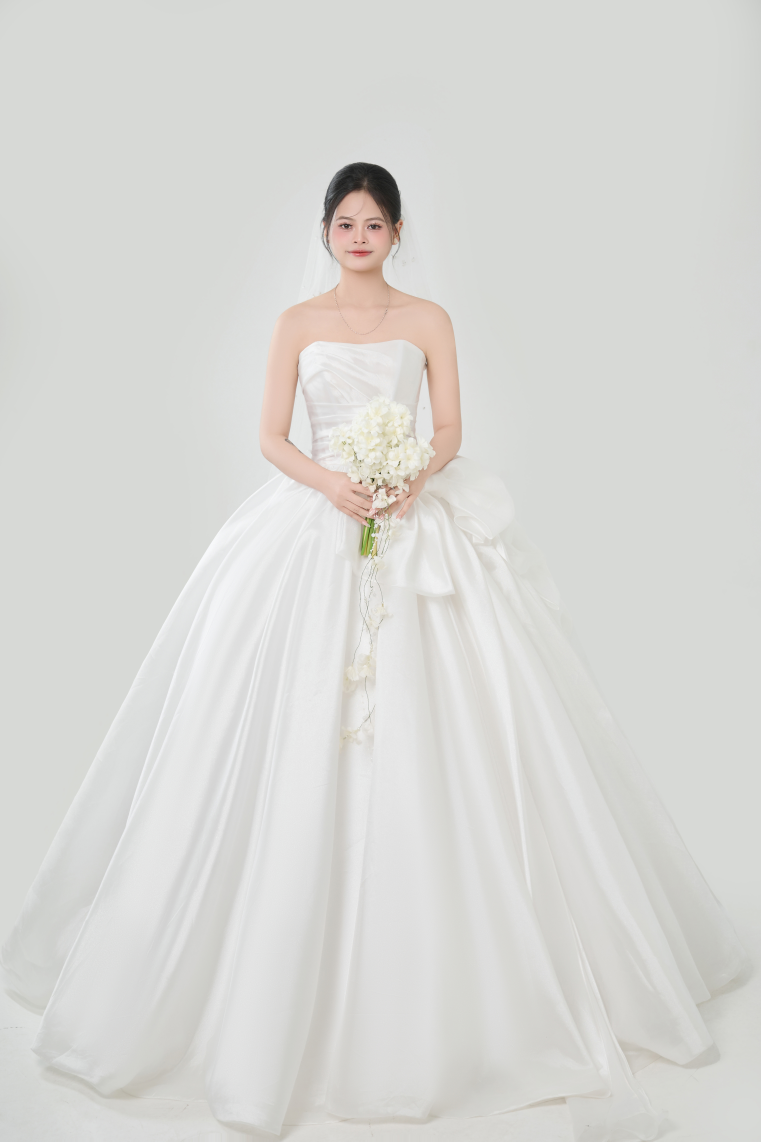
#> input picture images/gallery-full/DSC_2887.jpg, 3805 x 5707 px (shown at 1/5 size); its folder holds 4 pictures in this run
$ python generate_thumbs.py
#> lines starting #> are read from the running program, lines starting #| are printed output that depends on the picture
"""
Two-tier strategy:
- images/gallery-full/   : ảnh GỐC nguyên bản (cho lightbox xem chi tiết)
- images/gallery/        : ảnh THUMB 800px (cho grid lướt nhanh)
"""
from PIL import Image
import os, shutil, pathlib, time

SRC_DIR  = pathlib.Path("images/gallery")
FULL_DIR = pathlib.Path("images/gallery-full")
THUMB_MAX = 800     # max dimension for thumbnail
THUMB_Q   = 90      # JPEG quality for thumbnail

# Step 1: Backup originals to gallery-full/
print("=== STEP 1: Backup ảnh gốc → images/gallery-full/ ===")
FULL_DIR.mkdir(exist_ok=True)
files = sorted(SRC_DIR.glob("DSC_*.jpg"))
print(f"Tìm thấy {len(files)} ảnh gốc")

for f in files:
    dst = FULL_DIR / f.name
    if not dst.exists():
        shutil.copy2(f, dst)

orig_total = sum(p.stat().st_size for p in FULL_DIR.glob("*.jpg"))
print(f"✓ Đã copy. Tổng dung lượng gốc: {orig_total/1024/1024:.1f} MB\n")

# Step 2: Resize originals → thumbnails in gallery/
print("=== STEP 2: Sinh thumbnail trong images/gallery/ ===")
t0 = time.time()
for i, f in enumerate(files, 1):
    img = Image.open(FULL_DIR / f.name)  # đọc từ backup (chắc chắn là gốc)
#> img is the input picture: PIL image 3805x5707 RGB; mean R, G, B 216.2, 216.2, 213
    w, h = img.size
#> w = 3805; h = 5707
    if w > h:
        new_w = min(THUMB_MAX, w); new_h = int(h * new_w / w)
    else:
        new_h = min(THUMB_MAX, h); new_w = int(w * new_h / h)
#> after `new_h = min(THUMB_MAX, h)`: new_h = 800
#> after `new_w = int(w * new_h / h)`: new_w = 533
    img.thumbnail((new_w, new_h), Image.Resampling.LANCZOS)
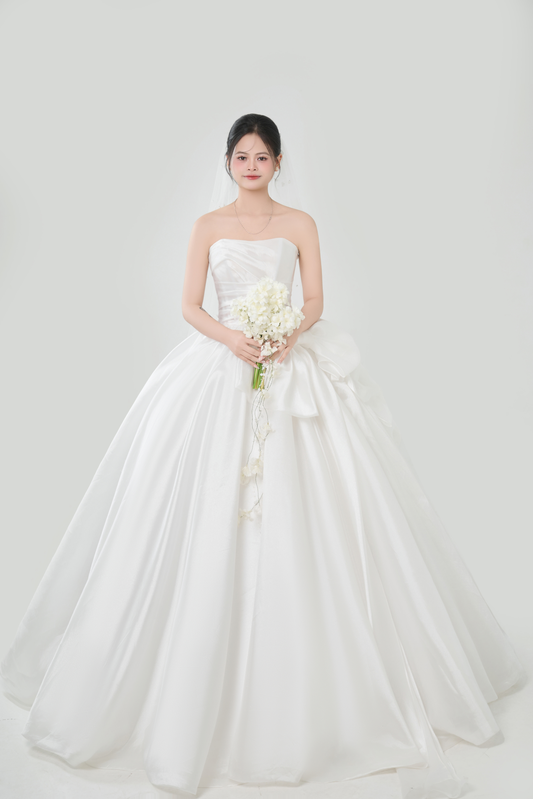
#> img: PIL image 533x799 RGB; mean R, G, B 216.2, 216.1, 213
    img = img.convert("RGB")
    img.save(f, "JPEG", quality=THUMB_Q, optimize=True, progressive=True)
    print(f"  [{i:2}/{len(files)}] {f.name:20}  →  {img.size[0]}x{img.size[1]}  {f.stat().st_size/1024:.0f} KB")
#|   [ 1/1] DSC_2887.jpg          →  533x799  29 KB

thumb_total = sum(p.stat().st_size for p in SRC_DIR.glob("DSC_*.jpg"))
elapsed = time.time() - t0

print(f"\n✓ Xong sau {elapsed:.1f}s")
print(f"\n=== TỔNG KẾT ===")
print(f"Ảnh gốc:    {orig_total/1024/1024:>7.1f} MB  (40 file ở gallery-full/)")
print(f"Thumbnail:  {thumb_total/1024/1024:>7.1f} MB  (40 file ở gallery/)")
print(f"Giảm:       {(1 - thumb_total/orig_total)*100:.1f}%")

$ run again, on images/gallery-full/DSC_2989.jpg
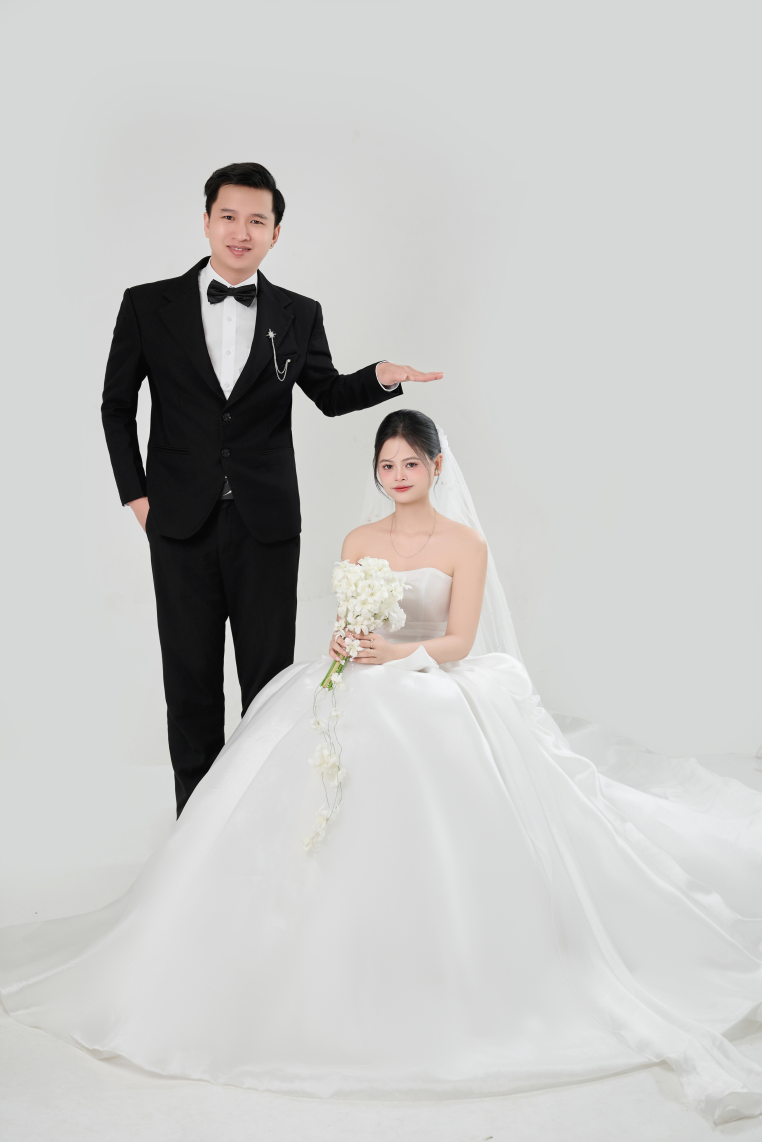
#> input picture images/gallery-full/DSC_2989.jpg, 3807 x 5710 px (shown at 1/5 size)
#> img is the input picture: PIL image 3807x5710 RGB; mean R, G, B 197.8, 197.7, 196.3
#> `img.thumbnail((new_w, new_h), Image.Resampling.LANCZOS)`:
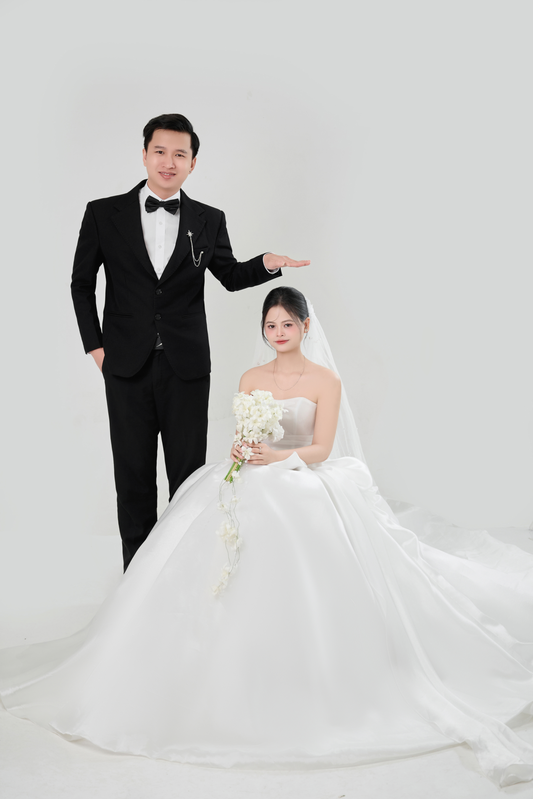
#> img: PIL image 533x799 RGB; mean R, G, B 197.7, 197.7, 196.2
#|   [ 1/1] DSC_2989.jpg          →  533x799  32 KB

$ run again, on images/gallery-full/DSC_3003.jpg
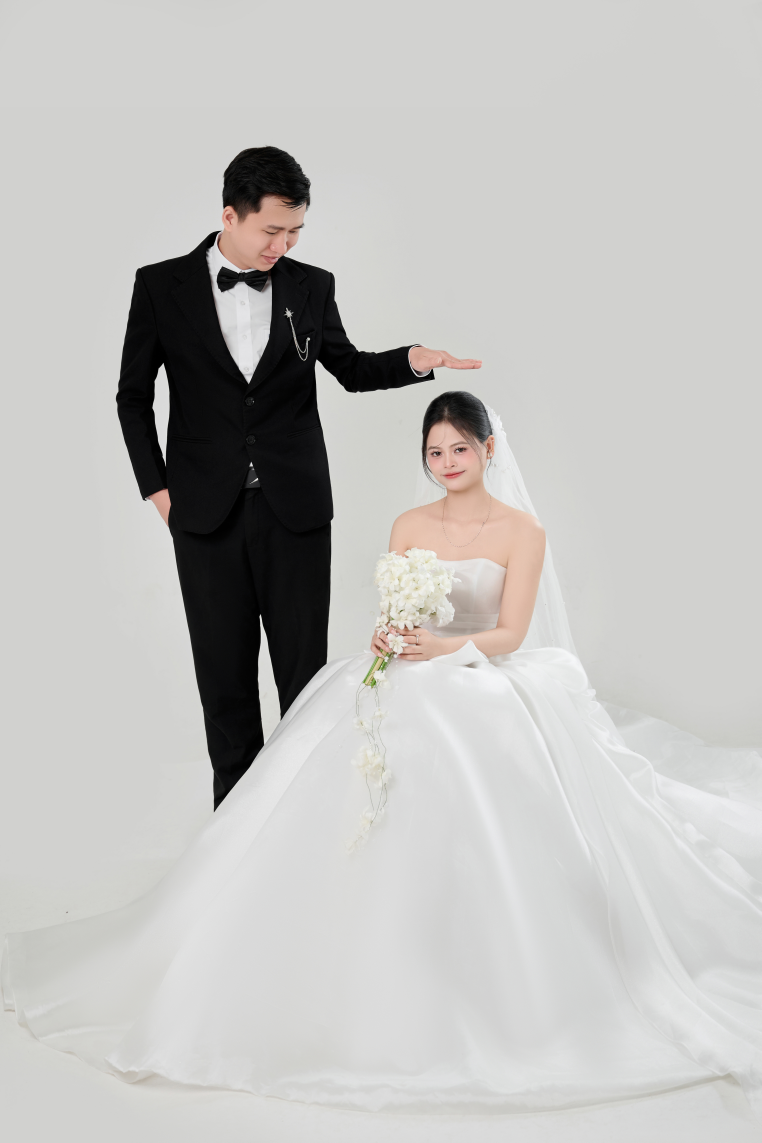
#> input picture images/gallery-full/DSC_3003.jpg, 3807 x 5711 px (shown at 1/5 size)
#> img is the input picture: PIL image 3807x5711 RGB; mean R, G, B 192.8, 191.9, 189.8
#> `img.thumbnail((new_w, new_h), Image.Resampling.LANCZOS)`:
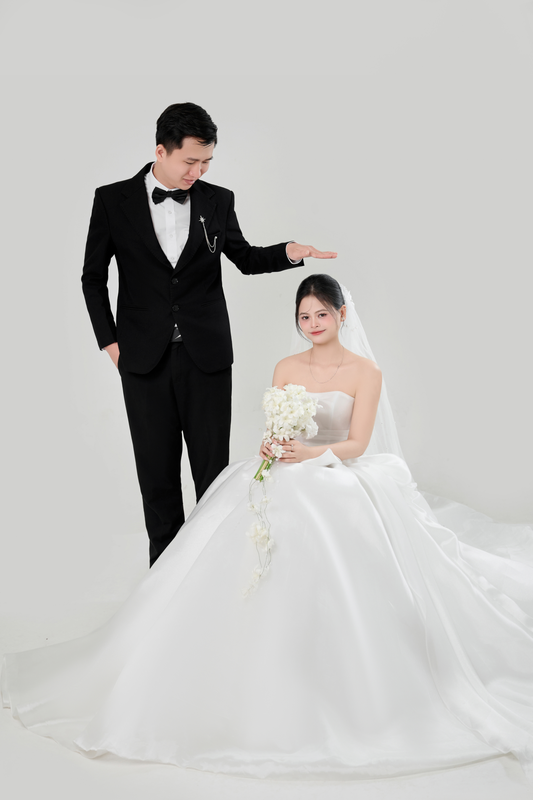
#> img: PIL image 533x800 RGB; mean R, G, B 192.7, 191.8, 189.8
#|   [ 1/1] DSC_3003.jpg          →  533x800  32 KB

$ run again, on images/gallery-full/DSC_3195.jpg
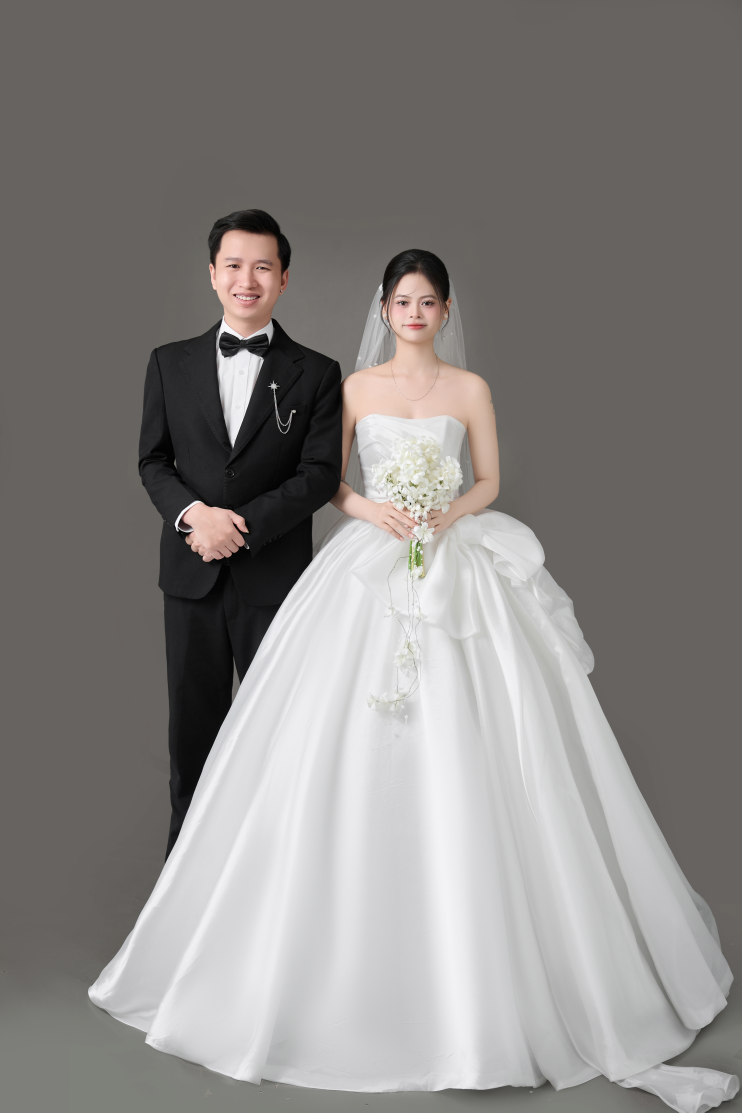
#> input picture images/gallery-full/DSC_3195.jpg, 3709 x 5563 px (shown at 1/5 size)
#> img is the input picture: PIL image 3709x5563 RGB; mean R, G, B 135.7, 132.6, 130.5
#> `img.thumbnail((new_w, new_h), Image.Resampling.LANCZOS)`:
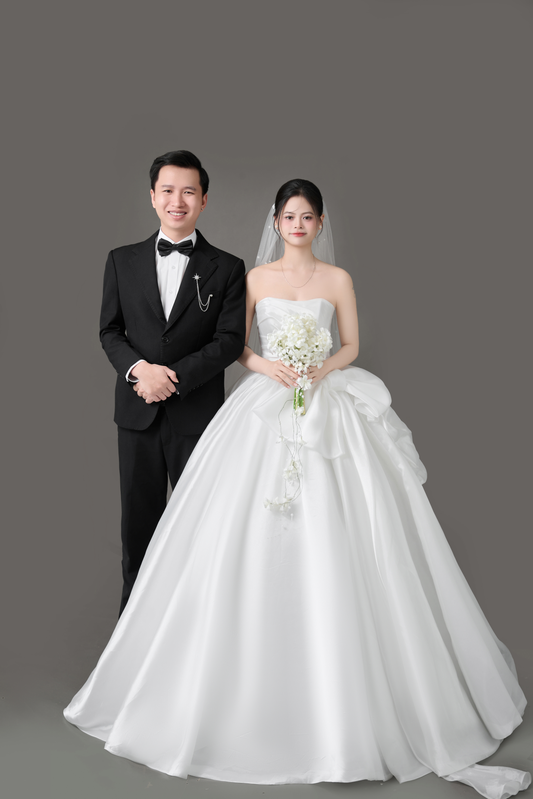
#> img: PIL image 533x799 RGB; mean R, G, B 135.6, 132.6, 130.5
#|   [ 1/1] DSC_3195.jpg          →  533x799  37 KB
